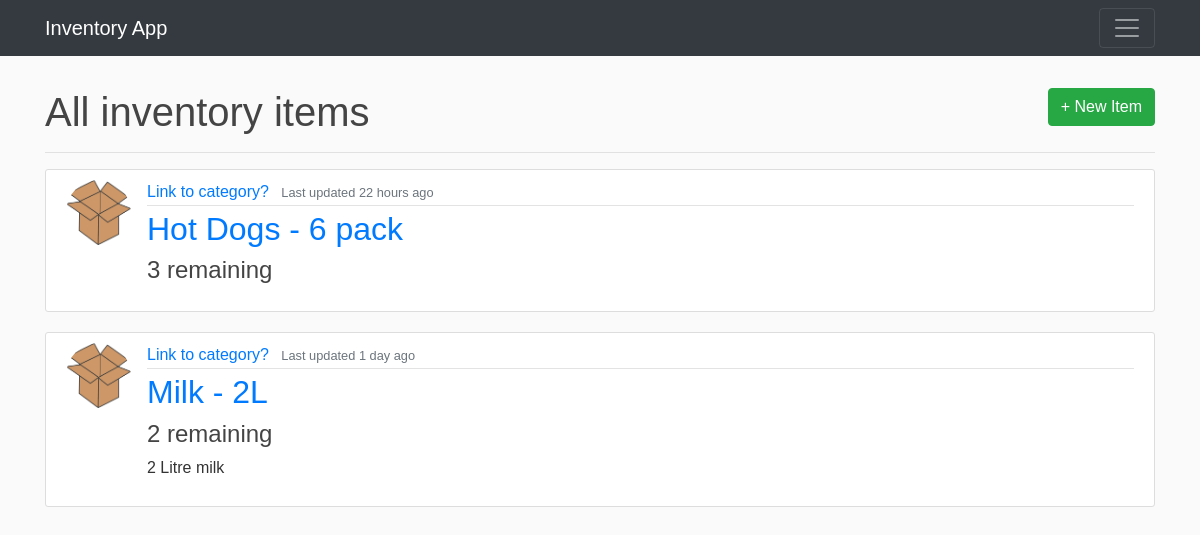
Before: /inventory (signed in) with the older database file.
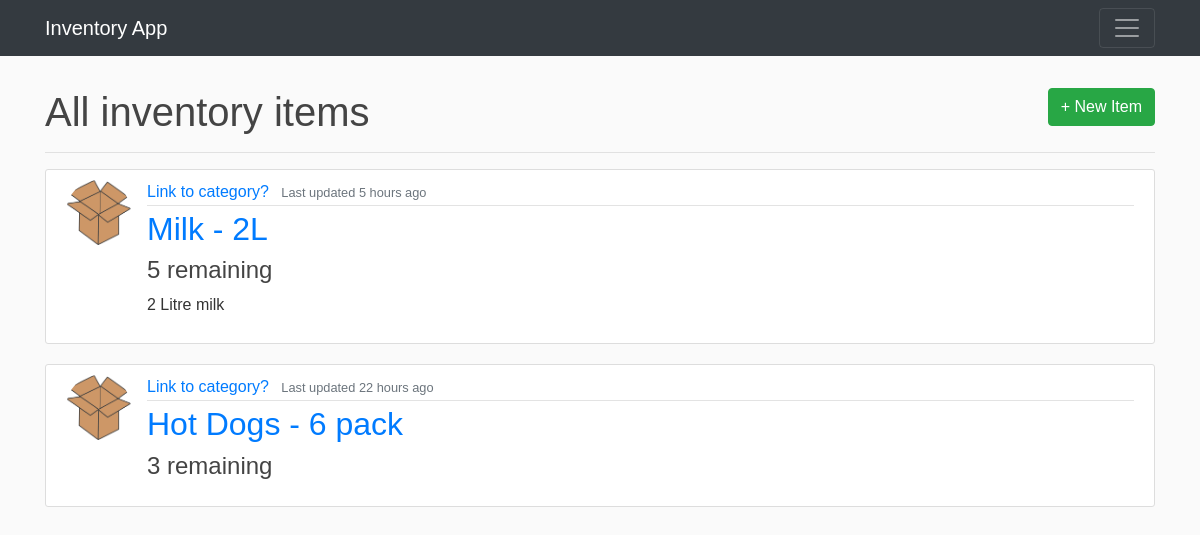
After: the same page with the newer database file.
### inventoryapp/models.py (models this page shows, shortened)
class Inventory(db.Model):
    id = db.Column(db.Integer, primary_key = True)
    name = db.Column(db.String(100), nullable = False)
    size = db.Column(db.String(100), nullable = True)
    count = db.Column(db.Float(asdecimal = True), nullable = False)
    description = db.Column(db.Text, nullable = True)
    image_file = db.Column(db.String(20), nullable = False, default='default_item.png') #length 20 because it'll hold the hash of their image
    last_updated = db.Column(db.DateTime, nullable = False, default = datetime.utcnow)

### inventoryapp/inventory/routes.py (the view)
@inven.route('/inventory')
@login_required
def inventory():
    all_inventory = Inventory.query.order_by(Inventory.last_updated.desc()).all() # the desc() puts the most recently updated items first
    return render_template('inventory.html', inventory = all_inventory, calc_time_delta = calc_time_delta, remove_exponent = remove_exponent)

### inventoryapp/inventory/utils.py (called while the page is built)
def remove_exponent(d):
    return d.quantize(Decimal(1)) if d == d.to_integral() else d.normalize()

### inventoryapp/models.py (called while the page is built)
@login_manager.user_loader #login manager needs this
def load_user(user_id):
    return User.query.get(int(user_id))

### inventoryapp/templates/inventory.html
{% extends 'layout.html' %}
{% block body %}
<br>
<div>
  <h1 style="display:inline">All inventory items</h1>
  {% if True %}
  <a style="display:inline" class="btn btn-success float-right" href='{{ url_for('inventory.new_item') }}'>+ New Item</a>
  {% endif %}
</div>
<hr>
{% for item in inventory %}
  <article class="media content-section">
    <img class="rounded-circle article-img" src="{{ url_for('static', filename='inventory_pics/' + item.image_file) }}">
    <div class="media-body">
      <div class="article-metadata">
        <a class="mr-2" href="#">Link to category?</a>
        <small class="text-muted">Last updated {{ calc_time_delta(item.last_updated) }}</small>
      </div>
      <h2><a class="" href="{{ url_for('inventory.update_item', id = item.id)}}">{{ item.name }} - {{ item.size }}</a></h2>
      <h4>{{ remove_exponent(item.count) }} remaining</h3>
      <p class="article-content">{{ item.description }}</p>
    </div>
  </article>
{% endfor %}
{% endblock body%}

### inventoryapp/templates/layout.html (shortened to what this page needs)
<!DOCTYPE html>
<html lang="en">
<head>
    <link rel="stylesheet" href="https://stackpath.bootstrapcdn.com/bootstrap/4.4.1/css/bootstrap.min.css">
    <link rel="stylesheet" href="{{ url_for('static', filename='main.css') }}">
</head>
<body>
    <header class="site-header">
        <nav class="navbar navbar-dark bg-dark">
            <div class="container">
                <a class="navbar-brand" href="/">Inventory App</a>
                <button class="navbar-toggler" type="button" data-toggle="collapse" data-target="#navbarsExample01" aria-controls="navbarsExample01" aria-expanded="false" aria-label="Toggle navigation">
                  <span class="navbar-toggler-icon"></span>
                </button>
            </div>
        </nav>
    </header>
    <div class="container mt-2">
      {% block body %} {% endblock body%}
    </div>
</body>
</html>

### inventoryapp/static/main.css (style rules this page uses)
body { background: #fafafa; color: #333333; margin-top: 0rem; font-family: Helvetica; }
h1, h2, h3, h4, h5, h6 { color: #444444; }
.content-section { background: #ffffff; padding: 10px 20px; border: 1px solid #dddddd; border-radius: 3px; margin-bottom: 20px; }
.article-content { white-space: pre-line; }
.article-img { height: 65px; width: 65px; margin-right: 16px; }
.article-metadata { padding-bottom: 1px; margin-bottom: 4px; border-bottom: 1px solid #e3e3e3 }

Changed rows visible on the page:
changed Inventory "Milk": last_updated "1 day ago" → "5 hours ago"; count "2" → "5"; moves up the list
